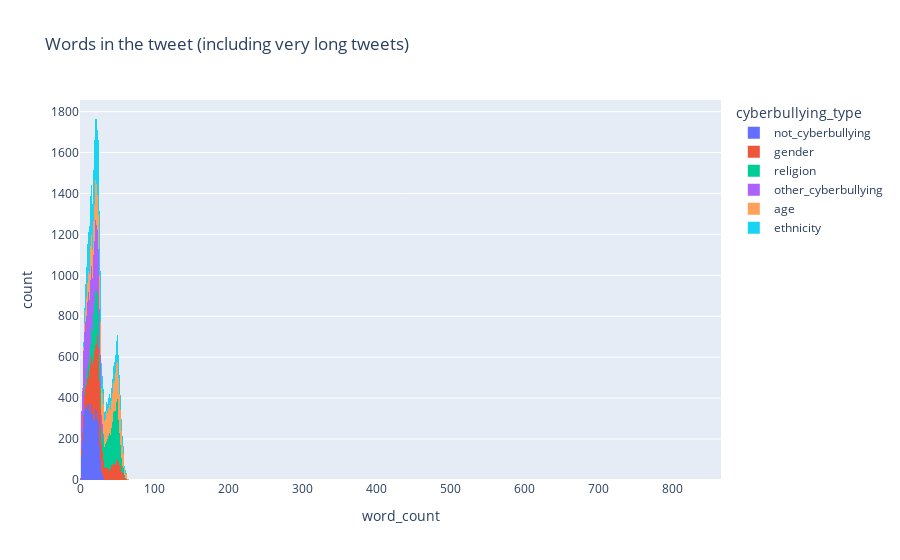
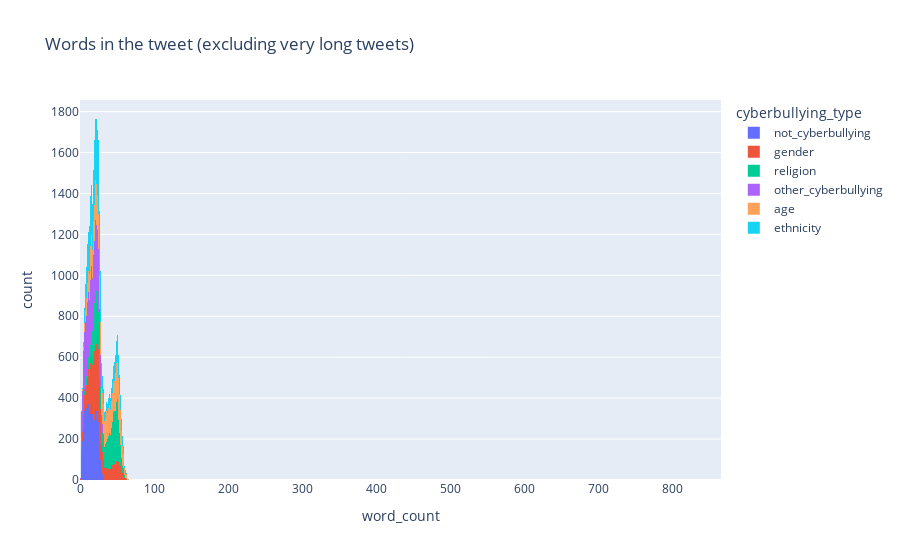

Notebook source saved alongside these figures, in order:
### Markdown cell above
**Histogram to know the variation of the graphical (EDA)analysis**

### Code cell
fig = px.histogram(df, x="word_count", color="cyberbullying_type", title="Words in the tweet (including very long tweets)")
fig.show()
px.histogram(df[df.word_count<900], x="word_count", color="cyberbullying_type", title="Words in the tweet (excluding very long tweets)")

### Figure 1 — Plotly figure (JSON) as saved in the notebook; plotly's stock layout.template omitted (floating-point values rounded to 4 significant figures; data arrays with more than 128 entries replaced by an {"elided": "..."} marker saying what was removed)
{"data": [{"alignmentgroup": "True", "bingroup": "x", "hovertemplate": "cyberbullying_type=not_cyberbullying<br>word_count=%{x}<br>count=%{y}<extra></extra>", "legendgroup": "not_cyberbullying", "marker": {"color": "#636efa", "pattern": {"shape": ""}}, "name": "not_cyberbullying", "offsetgroup": "not_cyberbullying", "orientation": "v", "showlegend": true, "type": "histogram", "x": {"elided": "7937 int values"}, "xaxis": "x", "yaxis": "y"}, {"alignmentgroup": "True", "bingroup": "x", "hovertemplate": "cyberbullying_type=gender<br>word_count=%{x}<br>count=%{y}<extra></extra>", "legendgroup": "gender", "marker": {"color": "#EF553B", "pattern": {"shape": ""}}, "name": "gender", "offsetgroup": "gender", "orientation": "v", "showlegend": true, "type": "histogram", "x": {"elided": "7948 int values"}, "xaxis": "x", "yaxis": "y"}, {"alignmentgroup": "True", "bingroup": "x", "hovertemplate": "cyberbullying_type=religion<br>word_count=%{x}<br>count=%{y}<extra></extra>", "legendgroup": "religion", "marker": {"color": "#00cc96", "pattern": {"shape": ""}}, "name": "religion", "offsetgroup": "religion", "orientation": "v", "showlegend": true, "type": "histogram", "x": {"elided": "7997 int values"}, "xaxis": "x", "yaxis": "y"}, {"alignmentgroup": "True", "bingroup": "x", "hovertemplate": "cyberbullying_type=other_cyberbullying<br>word_count=%{x}<br>count=%{y}<extra></extra>", "legendgroup": "other_cyberbullying", "marker": {"color": "#ab63fa", "pattern": {"shape": ""}}, "name": "other_cyberbullying", "offsetgroup": "other_cyberbullying", "orientation": "v", "showlegend": true, "type": "histogram", "x": {"elided": "7823 int values"}, "xaxis": "x", "yaxis": "y"}, {"alignmentgroup": "True", "bingroup": "x", "hovertemplate": "cyberbullying_type=age<br>word_count=%{x}<br>count=%{y}<extra></extra>", "legendgroup": "age", "marker": {"color": "#FFA15A", "pattern": {"shape": ""}}, "name": "age", "offsetgroup": "age", "orientation": "v", "showlegend": true, "type": "histogram", "x": {"elided": "7992 int values"}, "xaxis": "x", "yaxis": "y"}, {"alignmentgroup": "True", "bingroup": "x", "hovertemplate": "cyberbullying_type=ethnicity<br>word_count=%{x}<br>count=%{y}<extra></extra>", "legendgroup": "ethnicity", "marker": {"color": "#19d3f3", "pattern": {"shape": ""}}, "name": "ethnicity", "offsetgroup": "ethnicity", "orientation": "v", "showlegend": true, "type": "histogram", "x": {"elided": "7959 int values"}, "xaxis": "x", "yaxis": "y"}], "layout": {"barmode": "relative", "legend": {"title": {"text": "cyberbullying_type"}, "tracegroupgap": 0}, "title": {"text": "Words in the tweet (including very long tweets)"}, "xaxis": {"anchor": "y", "domain": [0, 1], "title": {"text": "word_count"}}, "yaxis": {"anchor": "x", "domain": [0, 1], "title": {"text": "count"}}}}

### Figure 2 — Plotly figure (JSON) as saved in the notebook; plotly's stock layout.template omitted (floating-point values rounded to 4 significant figures; data arrays with more than 128 entries replaced by an {"elided": "..."} marker saying what was removed)
{"data": [{"alignmentgroup": "True", "bingroup": "x", "hovertemplate": "cyberbullying_type=not_cyberbullying<br>word_count=%{x}<br>count=%{y}<extra></extra>", "legendgroup": "not_cyberbullying", "marker": {"color": "#636efa", "pattern": {"shape": ""}}, "name": "not_cyberbullying", "offsetgroup": "not_cyberbullying", "orientation": "v", "showlegend": true, "type": "histogram", "x": {"elided": "7937 int values"}, "xaxis": "x", "yaxis": "y"}, {"alignmentgroup": "True", "bingroup": "x", "hovertemplate": "cyberbullying_type=gender<br>word_count=%{x}<br>count=%{y}<extra></extra>", "legendgroup": "gender", "marker": {"color": "#EF553B", "pattern": {"shape": ""}}, "name": "gender", "offsetgroup": "gender", "orientation": "v", "showlegend": true, "type": "histogram", "x": {"elided": "7948 int values"}, "xaxis": "x", "yaxis": "y"}, {"alignmentgroup": "True", "bingroup": "x", "hovertemplate": "cyberbullying_type=religion<br>word_count=%{x}<br>count=%{y}<extra></extra>", "legendgroup": "religion", "marker": {"color": "#00cc96", "pattern": {"shape": ""}}, "name": "religion", "offsetgroup": "religion", "orientation": "v", "showlegend": true, "type": "histogram", "x": {"elided": "7997 int values"}, "xaxis": "x", "yaxis": "y"}, {"alignmentgroup": "True", "bingroup": "x", "hovertemplate": "cyberbullying_type=other_cyberbullying<br>word_count=%{x}<br>count=%{y}<extra></extra>", "legendgroup": "other_cyberbullying", "marker": {"color": "#ab63fa", "pattern": {"shape": ""}}, "name": "other_cyberbullying", "offsetgroup": "other_cyberbullying", "orientation": "v", "showlegend": true, "type": "histogram", "x": {"elided": "7823 int values"}, "xaxis": "x", "yaxis": "y"}, {"alignmentgroup": "True", "bingroup": "x", "hovertemplate": "cyberbullying_type=age<br>word_count=%{x}<br>count=%{y}<extra></extra>", "legendgroup": "age", "marker": {"color": "#FFA15A", "pattern": {"shape": ""}}, "name": "age", "offsetgroup": "age", "orientation": "v", "showlegend": true, "type": "histogram", "x": {"elided": "7992 int values"}, "xaxis": "x", "yaxis": "y"}, {"alignmentgroup": "True", "bingroup": "x", "hovertemplate": "cyberbullying_type=ethnicity<br>word_count=%{x}<br>count=%{y}<extra></extra>", "legendgroup": "ethnicity", "marker": {"color": "#19d3f3", "pattern": {"shape": ""}}, "name": "ethnicity", "offsetgroup": "ethnicity", "orientation": "v", "showlegend": true, "type": "histogram", "x": {"elided": "7959 int values"}, "xaxis": "x", "yaxis": "y"}], "layout": {"barmode": "relative", "legend": {"title": {"text": "cyberbullying_type"}, "tracegroupgap": 0}, "title": {"text": "Words in the tweet (excluding very long tweets)"}, "xaxis": {"anchor": "y", "domain": [0, 1], "title": {"text": "word_count"}}, "yaxis": {"anchor": "x", "domain": [0, 1], "title": {"text": "count"}}}}
